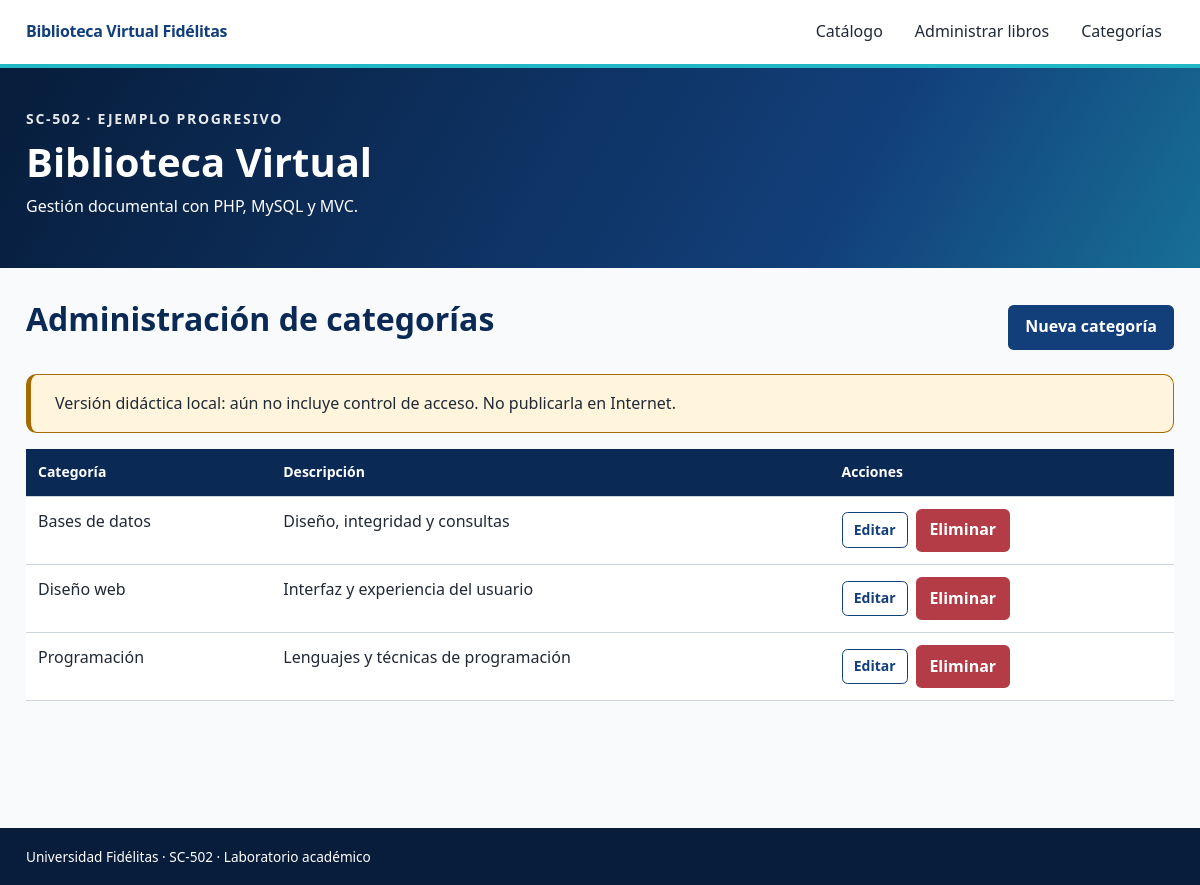
Page /proyecto/public/index.php?accion=categorias on the committed database.
### tables this page shows
CREATE TABLE IF NOT EXISTS categorias (
 id INT UNSIGNED AUTO_INCREMENT PRIMARY KEY,
 nombre VARCHAR(100) NOT NULL UNIQUE,
 descripcion VARCHAR(300) NULL
);

### proyecto/app/Core/View.php (called while the page is built, shortened)
<?php
final class View
{
    public static function render(string $plantilla, array $datos = [],
        string $titulo = 'Biblioteca Virtual'): void
    {
        $base = dirname(__DIR__) . '/Views/';
        $ruta = $base . $plantilla . '.php';
        extract($datos, EXTR_SKIP);
        require $base . 'layouts/header.php';
        require $ruta;
        require $base . 'layouts/footer.php';
    }
}

### proyecto/app/Controllers/CategoriaController.php (called while the page is built, shortened)
<?php
final class CategoriaController {
    private Categoria $categorias;
    public function __construct(PDO $db){$this->categorias=new Categoria($db);}
    public function indice(): void {$this->autorizar();View::render('categorias/index',
        ['categorias'=>$this->categorias->listar()],'Categorías');}
}

### proyecto/public/index.php (called while the page is built, shortened)
<?php
spl_autoload_register(function(string $nombre): void {
    $ruta=dirname(__DIR__).'/app/'.str_replace('\\','/',substr($nombre,4)).'.php';
});
require dirname(__DIR__).'/app/Core/helpers.php';
try {
    (new \App\Core\Router(\App\Core\Database::conectar()))->ejecutar();
} catch (\App\Core\HttpException $ex) {
    $codigo=$ex->getCode();
    http_response_code(($codigo>=400 && $codigo<=599)?$codigo:400);
    \App\Core\View::render('errores/error',['encabezado'=>'Solicitud no completada',
        'mensaje'=>$ex->getMessage()],'Aviso');
} catch (\Throwable $ex) {
    error_log((string)$ex);
    http_response_code(503);
    \App\Core\View::render('errores/error',[
        'encabezado'=>'Servicio temporalmente no disponible',
        'mensaje' => 'No se pudo completar la solicitud. Revise la conexión PDO, '
            . 'los scripts SQL y los permisos del proyecto.',
    ],'Error');
}

### proyecto/app/Core/helpers.php (called while the page is built, shortened)
<?php
function e(mixed $valor): string {return htmlspecialchars((string)($valor??''),
    ENT_QUOTES|ENT_SUBSTITUTE,'UTF-8');}
function ruta(string $accion='catalogo',?int $id=null): string {
    $url='index.php?accion='.rawurlencode($accion);
    return $id===null?$url:$url.'&id='.$id;
}

### proyecto/app/Core/Procedimientos.php (called while the page is built, shortened)
<?php
final class Procedimientos
{
    public static function filas(PDO $db, string $nombre, array $parametros = []): array
    {
        $marcas = implode(',', array_fill(0, count($parametros), '?'));
        $consulta = $db->prepare('CALL ' . $nombre . '(' . $marcas . ')');
        $consulta->execute();
        try {
            return $consulta->fetchAll(PDO::FETCH_ASSOC);
        } finally {
            $consulta->closeCursor();
        }
    }
}

### proyecto/app/Models/Categoria.php (called while the page is built, shortened)
<?php
final class Categoria {
    public function listar(): array {return Procedimientos::filas($this->db,'sp_categoria_listar');}
}

### proyecto/app/Views/categorias/index.php (the view, shortened to what this page needs)
<div class="barra">
<h2>Administración de categorías</h2>
<a class="btn btn-primary" href="<?=e(ruta('categoria_crear'))?>">Nueva categoría</a>
</div>
<?php require dirname(__DIR__).'/layouts/aviso_no_auth.php'; ?>
<div class="tabla-externa">
<table>
<thead>
<tr>
<th>Categoría</th>
<th>Descripción</th>
<th>Acciones</th>
</tr>
</thead>
<tbody>
<?php foreach($categorias as $c): ?><tr>
<td><?=e($c['nombre'])?></td>
<td><?=e($c['descripcion'])?></td>
<td>
<div class="acciones-tabla">
<a class="btn btn-sm btn-outline" href="<?=e(ruta('categoria_editar',(int)$c['id']))?>">Editar</a>
<form method="post"
    action="<?=e(ruta('categoria_eliminar', (int)$c['id']))?>"
    onsubmit="return confirm('¿Eliminar esta categoría?')">
<button class="boton-peligro" type="submit">Eliminar</button>
</form>
</div>
</td>
</tr><?php endforeach; ?></tbody>
</table>
</div>

### proyecto/public/assets/css/ort-fidelitas.css (style rules this page uses)
:root { --fid-primary:#123f7a; --fid-primary-dark:#0a2a55; --fid-primary-deep:#071d3b; --fid-accent:#20b8c7; --fid-accent-dark:#158591; --fid-purple:#6c3aa6; --fid-magenta:#d83c87; --fid-yellow:#f2c319; --fid-white:#fff; --fid-black:#111827; --fid-gray-900:#202936; --fid-gray-700:#526072; --fid-gray-500:#8792a2; --fid-gray-300:#ced4dd; --fid-gray-100:#f1f4f7; --fid-gray-050:#f8fafc; --fid-success:#2e7b56; --fid-success-soft:#e8f5ee; --fid-warning:#a46b00; --fid-warning-soft:#fff5dc; --fid-danger:#b33c47; --fid-danger-soft:#fae9eb; --fid-info:#176f96; --fid-info-soft:#e7f4f9; --fid-before:#5265a8; --fid-before-soft:#edf0fb; --fid-during:#123f7a; --fid-during-soft:#eaf1f8; --fid-after:#278577; --fid-after-soft:#e7f5f2; --fid-font:"Segoe UI",Arial,Helvetica,sans-serif; --fid-mono:"Cascadia Code",Consolas,"Courier New",monospace; --fid-radius:.65rem; --fid-radius-sm:.35rem; --fid-radius-lg:1rem; --fid-pill:999px; --fid-border:1px solid var(--fid-gray-300); --fid-shadow-sm:0 2px 8px rgba(10,42,85,.08); --fid-shadow:0 8px 24px rgba(10,42,85,.12); --fid-container:1180px; }
*,*::before,*::after { box-sizing:border-box }
html { scroll-behavior:smooth; font-size:16px }
body { margin:0; min-height:100vh; font-family:var(--fid-font); line-height:1.6; color:var(--fid-gray-900); background:var(--fid-gray-050) }
button,input,select,textarea { font:inherit }
h1,h2,h3,h4,h5,h6 { margin:0 0 1rem; color:var(--fid-primary-dark); line-height:1.2; font-weight:700 }
h2 { font-size:clamp(1.65rem,4vw,2rem) }
a { color:var(--fid-primary); text-underline-offset:.15em }
.btn { display:inline-flex; align-items:center; justify-content:center; gap:.5rem; min-height:2.5rem; padding:.55rem 1rem; border:1px solid transparent; border-radius:var(--fid-radius-sm); font-weight:650; text-decoration:none; transition:180ms ease }
.btn-primary { background:var(--fid-primary); color:#fff }
.btn-outline { border-color:var(--fid-primary); background:transparent; color:var(--fid-primary) }
.btn-sm { min-height:2rem; padding:.35rem .7rem; font-size:.875rem }
form { width:100% }
table,.table { width:100%; border-collapse:collapse; background:#fff }
th,td { padding:.75rem; border-bottom:1px solid var(--fid-gray-300); text-align:left; vertical-align:top }
thead th { background:var(--fid-primary-dark); color:#fff; font-size:.875rem }

### proyecto/public/assets/css/biblioteca.css (style rules this page uses)
:root { --biblioteca-azul:#123f7a; --biblioteca-celeste:#20b8c7 }
.barra { display:flex; justify-content:space-between; align-items:center; gap:1rem; flex-wrap:wrap; margin-bottom:1.2rem }
.acciones-tabla { display:flex; gap:.5rem; flex-wrap:wrap; align-items:center }
.acciones-tabla form { display:inline; width:auto }
.boton-peligro { background:#b33c47; border:0; color:#fff; border-radius:.35rem; padding:.55rem .85rem; cursor:pointer; font-weight:700 }
.tabla-externa { overflow-x:auto }
.tabla-externa table { min-width:660px }

### rows in the picture
categorias: nombre "Bases de datos", descripcion "Diseño, integridad y consultas"
categorias: nombre "Diseño web", descripcion "Interfaz y experiencia del usuario"
categorias: nombre "Programación", descripcion "Lenguajes y técnicas de programación"
